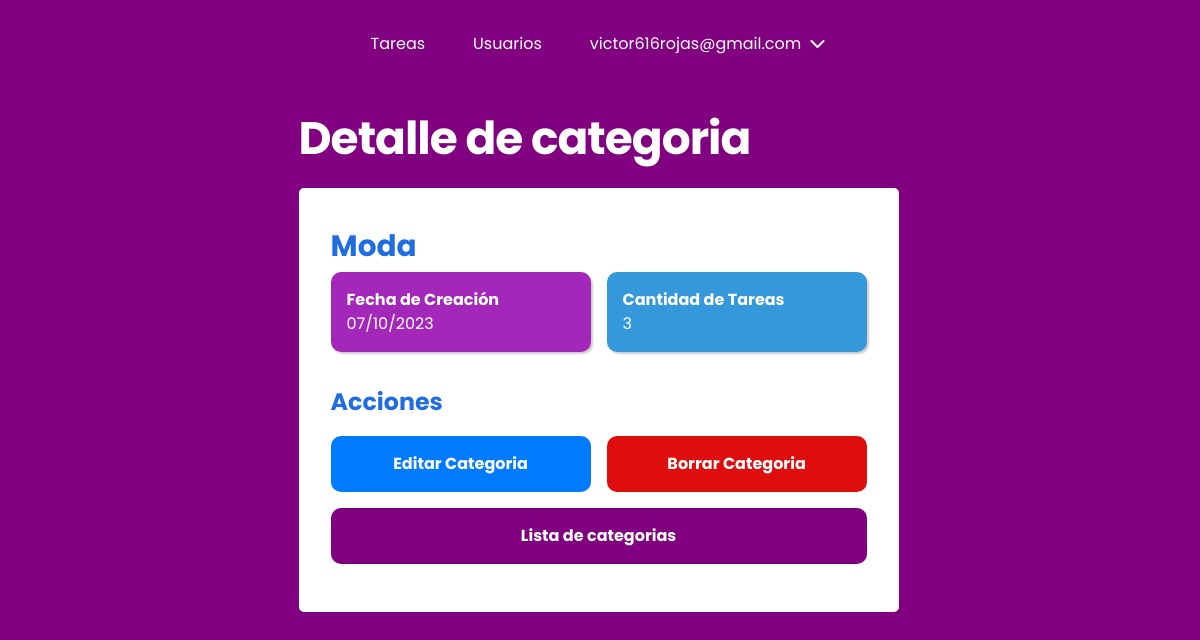
The app's page /todo_task/categories/13/ (signed in) with its own data.
### users/models.py (models this page shows, shortened)
class CustomUser(AbstractBaseUser, PermissionsMixin):
    email = models.EmailField(unique=True, max_length=25)
    password = models.CharField(max_length=128)
    first_name = models.CharField(max_length=30, blank=True)
    last_name = models.CharField(max_length=30, blank=True)
    date_joined = models.DateTimeField(default=timezone.now)
    is_active = models.BooleanField(default=True)
    is_staff = models.BooleanField(default=False)
    is_worker = models.BooleanField(default=False)
    profile_picture = models.ImageField(upload_to='users/images/profile_pictures/',
                                        blank=True, null=True)
    objects = CustomUserManager()  # Instanciamos nuestro administrador personalizado
    USERNAME_FIELD = "email"
    REQUIRED_FIELDS = []
    class Meta:
        ordering = ["-date_joined"]

### todo_task/models.py (models this page shows, shortened)
class Label(models.Model):
    name = models.CharField(max_length=50)
    created = models.DateTimeField(auto_now_add=True)
    user = models.ForeignKey(
        CustomUser, on_delete=models.CASCADE, related_name="categories"
    )
    class Meta:
        ordering = ["-created"]

### todo_task/views.py (the view)
@login_required(login_url="/users/login/")
def detail_category(request, category_id):
    category = get_object_or_404(Label, pk=category_id)
    delete_url = reverse("category-delete", args=[category_id])
    task_count = category.task_set.count()
    context = {
        "category": category,
        "delete_url": delete_url,
        "category_id_for_modal": category_id,
        "task_count": task_count,
    }
    return render(request, "todo_task/categories/detail.html", context)

### todo_task/templates/todo_task/categories/detail.html (shortened to what this page needs)
{% extends "base.html" %}
{% load static %}
{% block css %}
<link rel="stylesheet" type="text/css" href="{% static 'todo_task/css/style.css' %}">
{% endblock %}
{% block content %}
<section class="card-container">
    <h1 class="fs-6">Detalle de categoria</h1>
    <div class="card__body flex-column">
        <h2 class="fs-4">{{ category.name }}</h2>
        <div class="card-info">
            <div class="card-info-item">
                <p>Fecha de Creación</p>
                <p class="task_count">{{ category.created|date:"d/m/Y" }}</p>
            </div>
            <div class="card-info-item">
                <p>Cantidad de Tareas</p>
                <p class="task_count">{{ task_count }}</p>
            </div>
        </div>
        <div class="actions">
            <h3 class="fs-3">Acciones</h3>
            <div class="cluster">
                <a class="btn btn-edit" href="{% url 'category-update' category.id %}">Editar Categoria</a>
                <a class="btn btn-delete" href="#" id="delete-modal">Borrar Categoria</a>
                <a class="btn btn-return" href="{% url 'category-list' %}">Lista de categorias</a>
            </div>
        </div>
    </div>
</section>
{% endblock %}

### taskmaster/templates/header.html (shortened to what this page needs)
{% if request.user.is_authenticated %}
<header class="primary-header flex">
    <nav>
        <ul id="primary-navigation" data-visible="false" class="primary-navigation flex">
            <li class="active"><a href="{% url 'task-list-today-due-date' %}">Tareas</a></li>
            {% if request.user.is_staff %}
            <li class="active"><a href="{% url 'user-list' %}">Usuarios</a></li>
            {% endif %}
            <li class="active has-dropdown">{{ request.user.email }} <i class="fa-solid fa-chevron-down"></i>
            </li>
        </ul>
    </nav>
</header>
{% endif %}

### taskmaster/static/css/main.css (style rules this page uses)
:root { --clr-white: rgb(255, 255, 255); --clr-neutral-400: rgb(3, 3, 3); --clr-accent-700: rgb(128, 0, 128); --clr-gradient-accent: rgb(182, 0, 136); --clr-complete: rgb(0, 117, 16); --clr-incomplete: rgb(223, 14, 14); --clr-btn-edit: rgb(0, 123, 255); --clr-btn-delete: rgb(223, 14, 14); --clr-btn-return: rgb(128, 0, 128); --clr-btn-edit-hover: rgba(0, 123, 255, 0.8); --clr-btn-delete-hover: rgba(223, 14, 14, 0.8); --clr-btn-return-hover: rgba(128, 0, 128, 0.8); --bg-clr: rgb(250, 250, 250); --ff-primary: "Poppins", Arial, Helvetica, sans-serif; --fw-regular: 400; --fw-semi-bold: 600; --fw-bold: 700; --fs-1: clamp(0.75rem, calc(0.55rem + 0.69vw), 1.19rem); --fs-2: clamp(0.78rem, calc(0.59rem + 0.81vw), 1.4rem); --fs-3: clamp(0.88rem, calc(0.69rem + 1.06vw), 1.75rem); --fs-4: clamp(1.05rem, calc(0.81rem + 1.38vw), 2.19rem); --fs-5: clamp(1.26rem, calc(0.95rem + 1.79vw), 2.73rem); --fs-6: clamp(1.51rem, calc(1.11rem + 2.31vw), 3.42rem); --fs-7: clamp(1.81rem, calc(1.29rem + 2.98vw), 4.27rem); --fs-8: clamp(2.18rem, calc(1.51rem + 3.83vw), 5.34rem); --fs-btn-1: clamp(1rem, calc(1rem + 0.05vw), 1.19rem); }
*, *::before, *::after { box-sizing: border-box; }
* { margin: 0; padding: 0; font: inherit; }
html { scroll-behavior: smooth; scroll-padding-top: var(--scroll-padding, 75px); }
body { line-height: 1.5; background-color: var(--clr-accent-700); font-family: var(--ff-primary); }
h1, h2, p { color: var(--clr-neutral); }
h3 { color: var(--clr-accent); }
.fs-3 { font-size: var(--fs-3); }
.fs-4 { font-size: var(--fs-4); }
.fs-6 { font-size: var(--fs-6); }
.flex-column { display: flex; flex-direction: column; }
h1 { margin-block: 1rem; width: min(100% - 3rem, 40ch); letter-spacing: -1px; text-align: left; }
.card-container { width: min(100% - 3rem, 60ch); margin-inline: auto; }
.flex { display: flex; gap: var(--gap, 1rem); }
.primary-header { align-items: center; justify-content: center; }
.primary-navigation { list-style: none; }
.primary-navigation a { text-decoration: none; color: var(--clr-white); }
.has-dropdown { display: inline-block; color: var(--clr-white); cursor: pointer; position: relative; }
.fa-chevron-down { padding-inline: 0.25rem; transition: transform 0.3s ease; }
.cluster { display: flex; flex-direction: column; flex-wrap: wrap; gap: 1rem; justify-content: space-between; margin-block: 1rem; }
.actions h3 { font-weight: var(--fw-bold); }
.actions .cluster a { color: white; text-decoration: none; }
@media (min-width: 35em) { .primary-navigation { --gap: clamp(1.5rem, 5vw, 3rem); padding-block: 2rem; padding-inline: clamp(3rem, 8vw, 10rem); } }
h1 { font-weight: var(--fw-bold); color: var(--clr-white); }
.btn { font-weight: bold; padding: 1rem; border-radius: 10px; text-align: center; cursor: pointer; }
.btn-edit { background-color: var(--clr-btn-edit); }
.btn-delete { background-color: var(--clr-btn-delete); }
.btn-return { background-color: var(--clr-btn-return); }

### todo_task/static/todo_task/css/style.css (style rules this page uses)
:root { --clr-main: #206de0; --clr-item-1: #a328b9; --clr-item-2: #3498db; --clr-item-3: #e74c3c; --clr-item-4: #27ae60; --clr-item-5: #f1c40f; --clr-item-1-hover: #8e1a9b; --clr-item-2-hover: #2575ab; --clr-item-3-hover: #c0392b; --clr-item-4-hover: #1f8e3a; --clr-item-5-hover: #d4af0a; --br: 10px; --gap-1: 1rem; --fw-bold: 700; --mt-2: 2rem; }
h3 { font-weight: var(--fw-bold); color: var(--clr-main); }
.card__body { width: 600px; background-color: #fff; border-radius: calc(var(--br) - 5px); padding: 2rem; }
.card__body h2 { font-weight: var(--fw-bold); margin-block: 0.25rem; color: var(--clr-main); word-wrap: break-word; }
.card-info { display: flex; flex-wrap: wrap; gap: var(--gap-1); }
.card-info-item { flex: 1; color: #fff; padding: 1rem; border-radius: var(--br); box-shadow: 2px 2px 2px rgba(0, 0, 0, 0.2); flex-basis: calc(33.33% - 1rem); }
.card-info-item > p:first-child { font-weight: var(--fw-bold); }
.card-info-item:nth-child(1) { background-color: var(--clr-item-1); }
.card-info-item:nth-child(2) { background-color: var(--clr-item-2); }
.actions { margin-top: var(--mt-2); }
@media (min-width: 45em) { .cluster { flex-direction: row; } }
@media (min-width: 45em) { .cluster a { flex: 1; } }
@media (min-width: 45em) { .cluster a:last-child { flex-basis: 100%; } }

### records on screen
CustomUser: user.email "victor616rojas@gmail.com"
Label: name "Moda", created "07/10/2023"

### other values on screen
{{ task_count }} "3"
